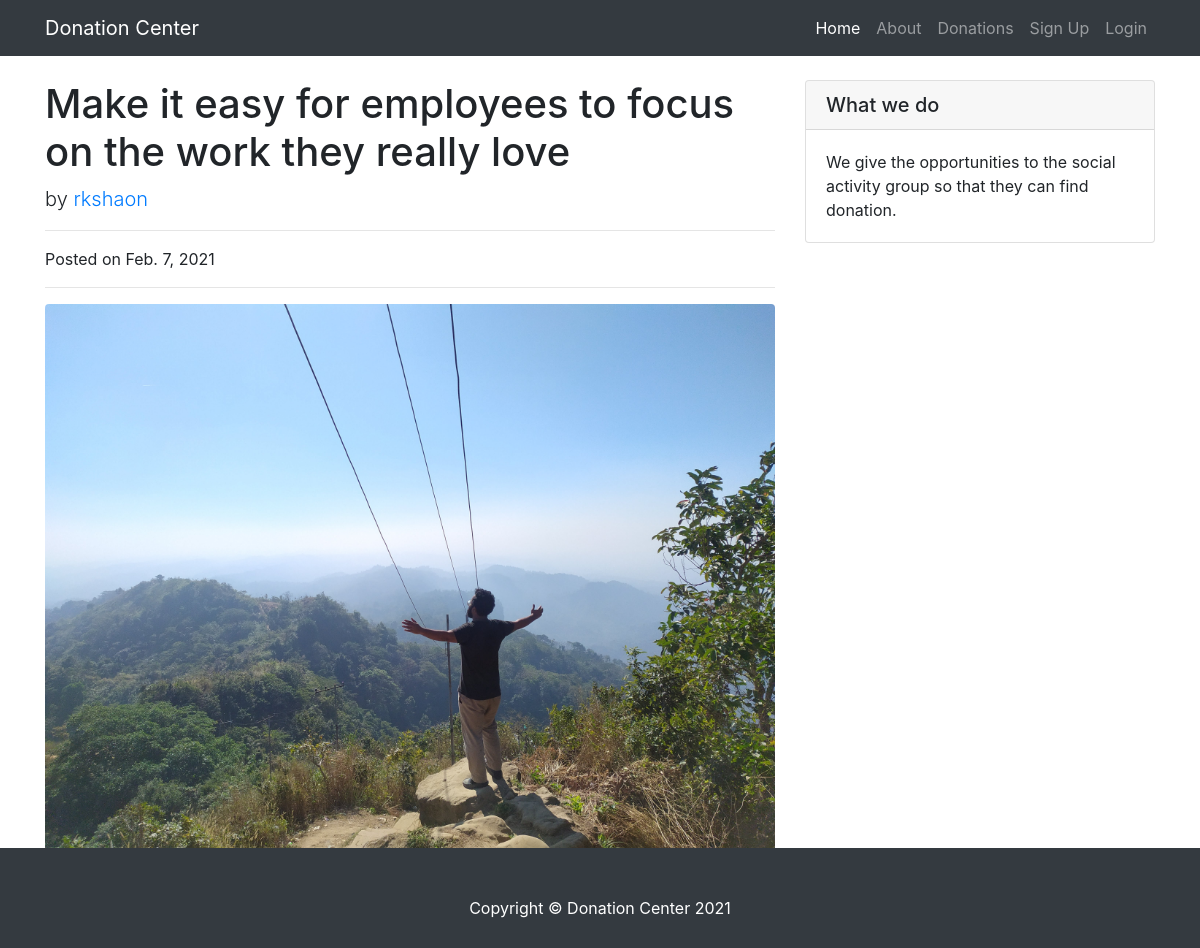
/post/10, run on the app's committed database.
### donation_site/models.py (models this page shows, shortened)
class Post(models.Model):
    author = models.ForeignKey('auth.user', on_delete=models.CASCADE)
    title = models.CharField(max_length=250)
    image = models.ImageField(upload_to='', blank=True)
    description = models.TextField()
    created_date = models.DateTimeField(default=timezone.now())
    date = models.DateField(null=True)

### donation_site/views.py (the view)
# urls.py: re_path(r'^post/(?P<pk>\d+)$', views.post, name='post'),
def post(request, pk):
    post = Post.objects.get(id=pk)
    total_donation = Donation.objects.aggregate(Sum('amount'))
    donate = False
    context = {
        'title': 'Post | Donation Center',
        'post': post,
        'donate': donate,
        'total_donation': total_donation,
    }
    template = loader.get_template('post_detail.html')
    return HttpResponse(template.render(context, request))

### donation/templates/post_detail.html (shortened to what this page needs)
{% extends 'base.html' %}
{% block content %}
<div class="col-lg-8">
  <h1 class="mt-4">{{ post.title }}</h1>
  <p class="lead">by <a href="{% url 'organization' pk=post.author.id %}">{{ post.author }}</a></p>
  <hr>
  <p>Posted on {{ post.date }}</p>
  <hr>
  <img class="img-fluid rounded" src="{{ post.image.url }}" alt="">
  <p class="lead">{{ post.description }}</p>
</div>
{% endblock %}

### donation/static/css/blog-home.css (style rules this page uses)
body { padding-top: 56px; }

### data on the page
Post: title "Make it easy for employees to focus on the work they really love", author "rkshaon", date "Feb. 7, 2021", image (picture)
